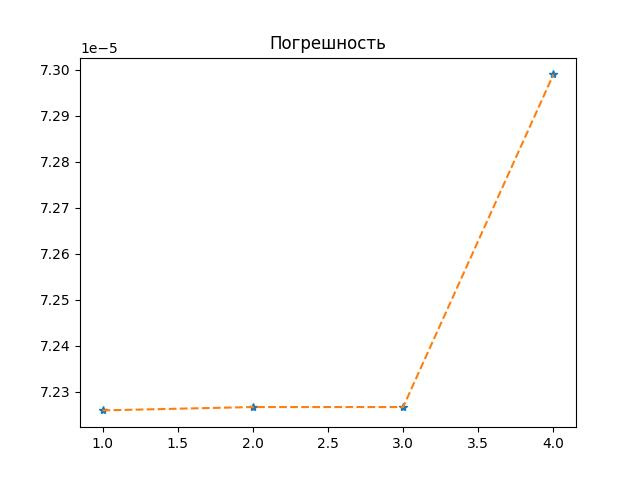

Source code (Python):
import pandas as pd
import numpy as np
from numpy import array
import matplotlib.pyplot as plt


data1 = pd.read_csv('ode.csv')
data2 = pd.read_csv('python.csv')
data3 = pd.read_csv('mult.csv')
data4 = pd.read_csv('cython.csv')
data5 = pd.read_csv('opencl.csv')
#print(data1[['x1']].iloc[:,0],data3[['x1']].iloc[:,0])


x1=np.sqrt((data1[['x1']].iloc[-1,0]-data2[['x1']].iloc[-1,0])**2 + (data1[['y1']].iloc[-1,0]-data2[['y1']].iloc[-1,0])**2)/pow(10,12)
x2=np.sqrt((data1[['x2']].iloc[-1,0]-data2[['x2']].iloc[-1,0])**2 + (data1[['y2']].iloc[-1,0]-data2[['y2']].iloc[-1,0])**2)/pow(10,12)
x3=np.sqrt((data1[['x3']].iloc[-1,0]-data2[['x3']].iloc[-1,0])**2 + (data1[['y3']].iloc[-1,0]-data2[['y3']].iloc[-1,0])**2)/pow(10,12)
x4=np.sqrt((data1[['x4']].iloc[-1,0]-data2[['x4']].iloc[-1,0])**2 + (data1[['y4']].iloc[-1,0]-data2[['y4']].iloc[-1,0])**2)/pow(10,12)
x5=np.sqrt((data1[['x5']].iloc[-1,0]-data2[['x5']].iloc[-1,0])**2 + (data1[['y5']].iloc[-1,0]-data2[['y5']].iloc[-1,0])**2)/pow(10,12)
x6=np.sqrt((data1[['x6']].iloc[-1,0]-data2[['x6']].iloc[-1,0])**2 + (data1[['y6']].iloc[-1,0]-data2[['y6']].iloc[-1,0])**2)/pow(10,12)
x7=np.sqrt((data1[['x7']].iloc[-1,0]-data2[['x7']].iloc[-1,0])**2 + (data1[['y7']].iloc[-1,0]-data2[['y7']].iloc[-1,0])**2)/pow(10,12)
x8=np.sqrt((data1[['x8']].iloc[-1,0]-data2[['x8']].iloc[-1,0])**2 + (data1[['y8']].iloc[-1,0]-data2[['y8']].iloc[-1,0])**2)/pow(10,12)
x9=np.sqrt((data1[['x9']].iloc[-1,0]-data2[['x9']].iloc[-1,0])**2 + (data1[['y9']].iloc[-1,0]-data2[['y9']].iloc[-1,0])**2)/pow(10,12)

xx=[x1,x2,x3,x4,x5,x6,x7,x8,x9]
print(xx)
xx=array(xx)
xx=xx.flatten()

x1=np.sqrt((data1[['x1']].iloc[-1,0]-data3['x1'].iloc[0])**2 + (data1[['y1']].iloc[-1,0]-data3['y1'].iloc[0])**2)/pow(10,12)
x2=np.sqrt((data1[['x2']].iloc[-1,0]-data3['x2'].iloc[0])**2 + (data1[['y2']].iloc[-1,0]-data3['y2'].iloc[0])**2)/pow(10,12)
x3=np.sqrt((data1[['x3']].iloc[-1,0]-data3['x3'].iloc[0])**2 + (data1[['y3']].iloc[-1,0]-data3['y3'].iloc[0])**2)/pow(10,12)
x4=np.sqrt((data1[['x4']].iloc[-1,0]-data3['x4'].iloc[0])**2 + (data1[['y4']].iloc[-1,0]-data3['y4'].iloc[0])**2)/pow(10,12)
x5=np.sqrt((data1[['x5']].iloc[-1,0]-data3['x5'].iloc[0])**2 + (data1[['y5']].iloc[-1,0]-data3['y5'].iloc[0])**2)/pow(10,12)
x6=np.sqrt((data1[['x6']].iloc[-1,0]-data3['x6'].iloc[0])**2 + (data1[['y6']].iloc[-1,0]-data3['y6'].iloc[0])**2)/pow(10,12)
x7=np.sqrt((data1[['x7']].iloc[-1,0]-data3['x7'].iloc[0])**2 + (data1[['y7']].iloc[-1,0]-data3['y7'].iloc[0])**2)/pow(10,12)
x8=np.sqrt((data1[['x8']].iloc[-1,0]-data3['x8'].iloc[0])**2 + (data1[['y8']].iloc[-1,0]-data3['y8'].iloc[0])**2)/pow(10,12)
x9=np.sqrt((data1[['x9']].iloc[-1,0]-data3['x9'].iloc[0])**2 + (data1[['y9']].iloc[-1,0]-data3['y9'].iloc[0])**2)/pow(10,12)


xx2=[x1,x2,x3,x4,x5,x6,x7,x8,x9]
print(xx2)
xx2=array(xx2)
xx2=xx2.flatten()

x1=np.sqrt((data1[['x1']].iloc[-1,0]-data4[['x1']].iloc[-1,0])**2 + (data1[['y1']].iloc[-1,0]-data4[['y1']].iloc[-1,0])**2)/pow(10,12)
x2=np.sqrt((data1[['x2']].iloc[-1,0]-data4[['x2']].iloc[-1,0])**2 + (data1[['y2']].iloc[-1,0]-data4[['y2']].iloc[-1,0])**2)/pow(10,12)
x3=np.sqrt((data1[['x3']].iloc[-1,0]-data4[['x3']].iloc[-1,0])**2 + (data1[['y3']].iloc[-1,0]-data4[['y3']].iloc[-1,0])**2)/pow(10,12)
x4=np.sqrt((data1[['x4']].iloc[-1,0]-data4[['x4']].iloc[-1,0])**2 + (data1[['y4']].iloc[-1,0]-data4[['y4']].iloc[-1,0])**2)/pow(10,12)
x5=np.sqrt((data1[['x5']].iloc[-1,0]-data4[['x5']].iloc[-1,0])**2 + (data1[['y5']].iloc[-1,0]-data4[['y5']].iloc[-1,0])**2)/pow(10,12)
x6=np.sqrt((data1[['x6']].iloc[-1,0]-data4[['x6']].iloc[-1,0])**2 + (data1[['y6']].iloc[-1,0]-data4[['y6']].iloc[-1,0])**2)/pow(10,12)
x7=np.sqrt((data1[['x7']].iloc[-1,0]-data4[['x7']].iloc[-1,0])**2 + (data1[['y7']].iloc[-1,0]-data4[['y7']].iloc[-1,0])**2)/pow(10,12)
x8=np.sqrt((data1[['x8']].iloc[-1,0]-data4[['x8']].iloc[-1,0])**2 + (data1[['y8']].iloc[-1,0]-data4[['y8']].iloc[-1,0])**2)/pow(10,12)
x9=np.sqrt((data1[['x9']].iloc[-1,0]-data4[['x9']].iloc[-1,0])**2 + (data1[['y9']].iloc[-1,0]-data4[['y9']].iloc[-1,0])**2)/pow(10,12)

xx3=[x1,x2,x3,x4,x5,x6,x7,x8,x9]

xx3=array(xx3)
xx3=xx3.flatten()

x1=np.sqrt((data1[['x1']].iloc[-1,0]-data5[['x1']].iloc[-1,0])**2 + (data1[['y1']].iloc[-1,0]-data5[['y1']].iloc[-1,0])**2)/pow(10,12)
x2=np.sqrt((data1[['x2']].iloc[-1,0]-data5[['x2']].iloc[-1,0])**2 + (data1[['y2']].iloc[-1,0]-data5[['y2']].iloc[-1,0])**2)/pow(10,12)
x3=np.sqrt((data1[['x3']].iloc[-1,0]-data5[['x3']].iloc[-1,0])**2 + (data1[['y3']].iloc[-1,0]-data5[['y3']].iloc[-1,0])**2)/pow(10,12)
x4=np.sqrt((data1[['x4']].iloc[-1,0]-data5[['x4']].iloc[-1,0])**2 + (data1[['y4']].iloc[-1,0]-data5[['y4']].iloc[-1,0])**2)/pow(10,12)
x5=np.sqrt((data1[['x5']].iloc[-1,0]-data5[['x5']].iloc[-1,0])**2 + (data1[['y5']].iloc[-1,0]-data5[['y5']].iloc[-1,0])**2)/pow(10,12)
x6=np.sqrt((data1[['x6']].iloc[-1,0]-data5[['x6']].iloc[-1,0])**2 + (data1[['y6']].iloc[-1,0]-data5[['y6']].iloc[-1,0])**2)/pow(10,12)
x7=np.sqrt((data1[['x7']].iloc[-1,0]-data5[['x7']].iloc[-1,0])**2 + (data1[['y7']].iloc[-1,0]-data5[['y7']].iloc[-1,0])**2)/pow(10,12)
x8=np.sqrt((data1[['x8']].iloc[-1,0]-data5[['x8']].iloc[-1,0])**2 + (data1[['y8']].iloc[-1,0]-data5[['y8']].iloc[-1,0])**2)/pow(10,12)
x9=np.sqrt((data1[['x9']].iloc[-1,0]-data5[['x9']].iloc[-1,0])**2 + (data1[['y9']].iloc[-1,0]-data5[['y9']].iloc[-1,0])**2)/pow(10,12)



xx4=[x1,x2,x3,x4,x5,x6,x7,x8,x9]
xx4=array(xx4)
xx4=xx4.flatten()
# print(xx2)

l1_norm = np.linalg.norm(xx)
# print("xxL2 范数:", l1_norm)
l2_norm = np.linalg.norm(xx2)
# print("xx2L2 范数:", l2_norm)
l3_norm = np.linalg.norm(xx3)
# # print("xx3L2 范数:", l3_norm)
l4_norm = np.linalg.norm(xx4)
# print("xx4L2 范数:", l4_norm)


plt.figure()
plt.title("Погрешность")
nn=np.linspace(1, 4, 4)
N = [l1_norm, l2_norm, l3_norm, l4_norm]
#N = [l1_norm, l2_norm, l4_norm]
print(N)
plt.plot(nn,N,'*')
plt.plot(nn,N,'--')
plt.savefig("error.jpg")
plt.show()